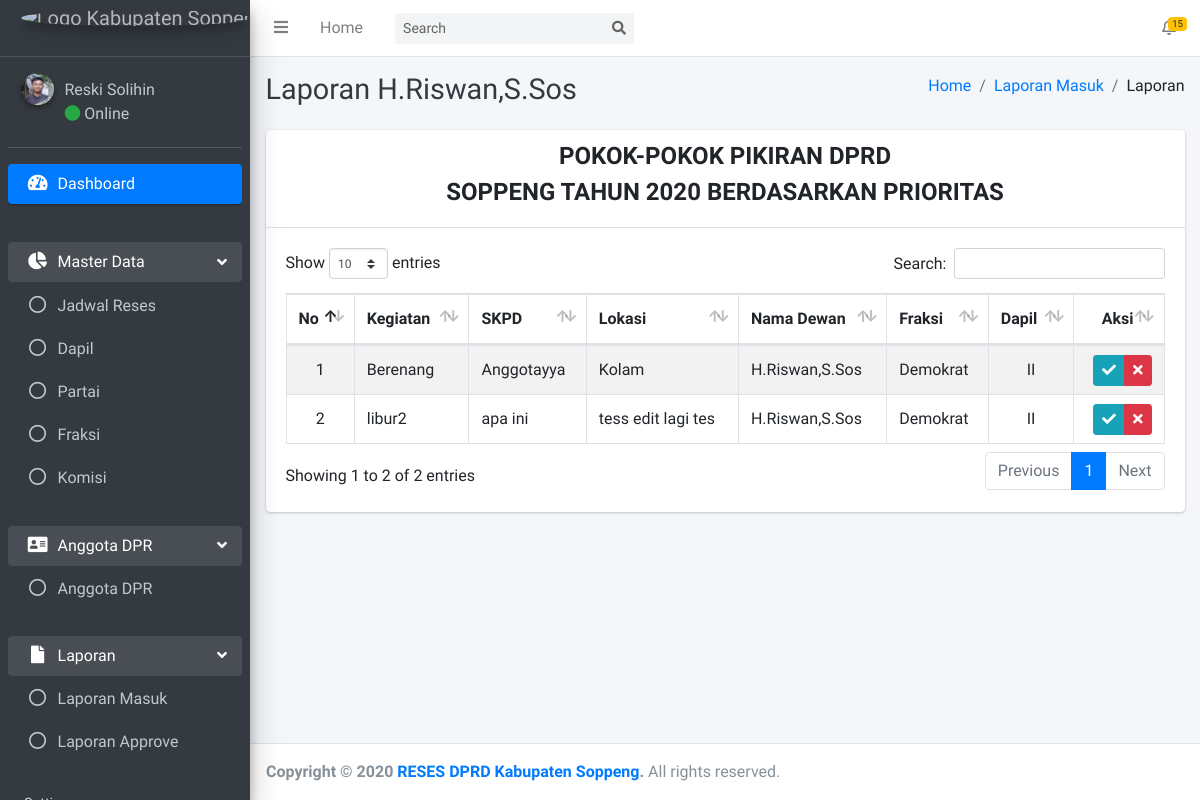
/admin/aspirasi-anggota/data.php?id_anggota=3 (signed in), run on an earlier commit of the app's database.
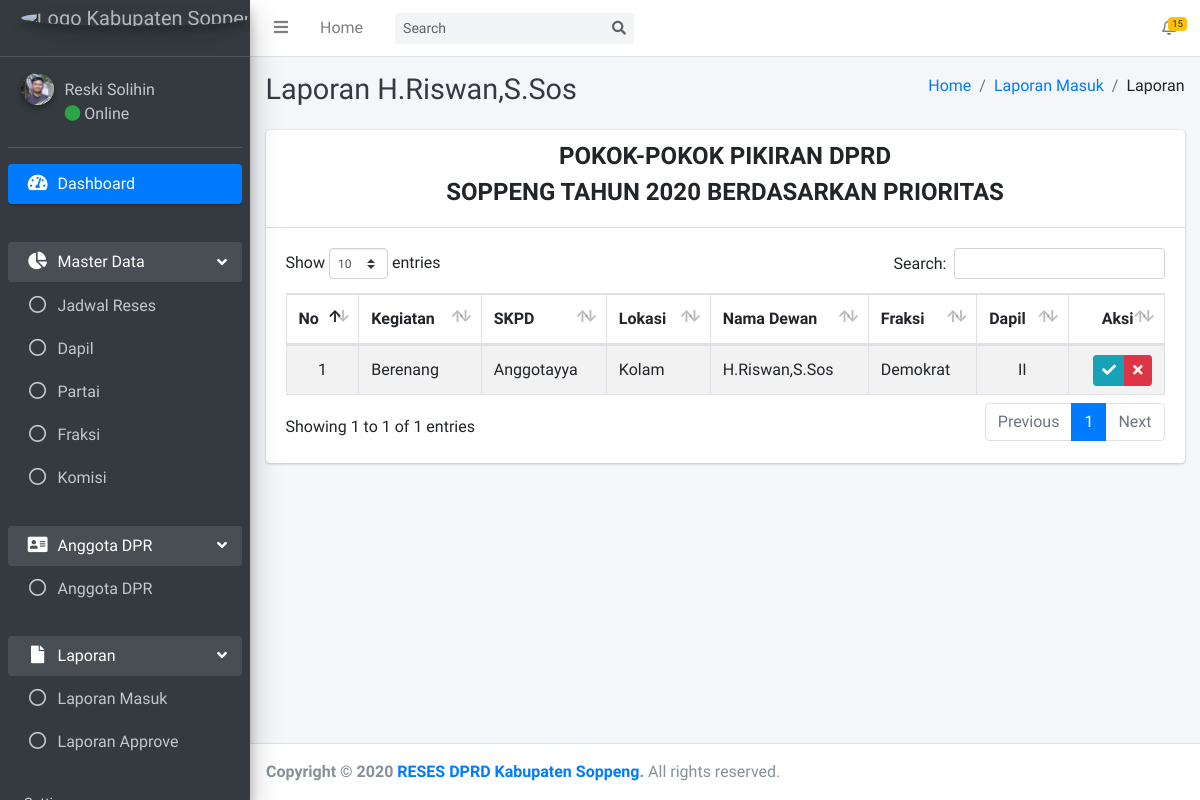
And on a later commit of the database.
### tables this page shows
CREATE TABLE `tb_aspirasi` (
  `id_aspirasi` int(11) NOT NULL,
  `id_lokasi` varchar(255) NOT NULL,
  `id_anggota` varchar(225) NOT NULL,
  `id_jadwal` varchar(100) NOT NULL,
  `kegiatan` varchar(255) NOT NULL,
  `skpd` varchar(255) NOT NULL,
  `lokasi` varchar(255) NOT NULL,
  `status_aspirasi` varchar(255) NOT NULL,
  `keterangan_aspirasi` varchar(255) NOT NULL
);

CREATE TABLE `tb_anggota` (
  `id_anggota` int(11) NOT NULL,
  `nama_anggota` varchar(255) NOT NULL,
  `alamat_anggota` varchar(255) NOT NULL,
  `tempat_lahir_anggota` varchar(225) NOT NULL,
  `tanggal_lahir_anggota` varchar(255) NOT NULL,
  `agama_anggota` varchar(225) NOT NULL,
  `status_kawin` varchar(225) NOT NULL,
  `jabatan_anggota` varchar(225) NOT NULL,
  `id_partai` varchar(225) NOT NULL,
  `id_dapil` varchar(225) NOT NULL,
  `id_komisi` varchar(225) NOT NULL,
  `id_fraksi` varchar(225) NOT NULL,
  `foto_anggota` varchar(225) NOT NULL,
  `status_anggota` varchar(225) NOT NULL
);

CREATE TABLE `tb_partai` (
  `id_partai` int(11) NOT NULL,
  `nama_partai` varchar(255) NOT NULL,
  `gambar_partai` varchar(255) NOT NULL
);

CREATE TABLE `tb_dapil` (
  `id_dapil` int(11) NOT NULL,
  `nama_dapil` varchar(255) NOT NULL
);

### admin/aspirasi-anggota/data.php (the view, shortened to what this page needs)
<?php
require '../template/header/header.php';
$get_id_anggota = $_GET['id_anggota'];
$aspirasi = mysqli_query($conn, "SELECT * FROM tb_aspirasi WHERE id_anggota='$get_id_anggota' AND status_aspirasi='Kirim'");
$result_anggota = mysqli_query($conn, "SELECT * FROM tb_anggota WHERE id_anggota = '$get_id_anggota'");
$dta_anggota = mysqli_fetch_assoc($result_anggota);
?>
  <div class="content-wrapper">
    <div class="content-header">
      <div class="container-fluid">
        <div class="row mb-2">
          <div class="col-sm-6">
            <h1 class="m-0 text-dark">Laporan <?= $dta_anggota['nama_anggota'] ?></h1>
          </div>
          <div class="col-sm-6">
            <ol class="breadcrumb float-sm-right">
              <li class="breadcrumb-item"><a href="/reses-dprd/admin/">Home</a></li>
              <li class="breadcrumb-item active"><a href="/reses-dprd/admin/laporan-masuk/data.php">Laporan Masuk</a></li>
              <li class="breadcrumb-item">Laporan</li>
            </ol>
          </div>
        </div>
      </div>
    </div>
    <section class="content">
      <div class="container-fluid">
        <div class="row">
          <div class="col-12">
            <div class="card">
              <div class="card-header">
              <h4 style="text-align: center;"><b>POKOK-POKOK PIKIRAN DPRD</b></h4>
              <h4 style="text-align: center;"><b>SOPPENG TAHUN 2020 BERDASARKAN PRIORITAS</b></h4>
              </div>
              <div class="card-body">
                <table id="example1" class="table table-bordered table-striped">
                  <thead>
                    <tr>
                    <th>No</th>
                    <th>Kegiatan</th>
                    <th>SKPD</th>
                    <th>Lokasi</th>
                    <th>Nama Dewan</th>
                    <th>Fraksi</th>
                    <th>Dapil</th>
                    <th class="text-right">Aksi</th>
                  </tr>
                  </thead>
                  <tbody>
                  <?php
                   $i = 1; foreach($aspirasi as $dta) {
                    ?>
                  <tr>
                    <td style="text-align: center;"><?= $i ?></td>
                    <td><?= $dta['kegiatan'] ?></td>
                    <td><?= $dta['skpd'] ?></td>
                    <td><?= $dta['lokasi'] ?></td>
                    <?php
                      $get_id_anggota1 = $dta['id_anggota'];
                      $anggota = mysqli_query($conn, "SELECT * FROM tb_anggota WHERE id_anggota = $get_id_anggota1");
                      while($row_anggota=mysqli_fetch_assoc($anggota)) {
                        echo " <td>$row_anggota[nama_anggota]</td>";
                        $get_id_fraksi = $row_anggota['id_fraksi'];
                        $fraksi = mysqli_query($conn, "SELECT * FROM tb_fraksi WHERE id_fraksi = $get_id_fraksi");
                        while($row_fraksi=mysqli_fetch_assoc($fraksi)) {
                          $get_id_partai = $row_fraksi['id_partai'];
                          $partai = mysqli_query($conn, "SELECT * FROM tb_partai WHERE id_partai = $get_id_partai");
                          while($row_partai=mysqli_fetch_assoc($partai)) {
                            echo " <td>$row_partai[nama_partai]</td>";
                          }
                        }
                        $get_id_dapil = $row_anggota['id_dapil'];
                        $dapil = mysqli_query($conn, "SELECT * FROM tb_dapil WHERE id_dapil = $get_id_dapil");
                        while($row_dapil=mysqli_fetch_assoc($dapil)) {
                          echo " <td style='text-align: center;'>$row_dapil[nama_dapil]</td>";
                        }
                      }
                    ?>
                    <td class="text-right py-0 align-middle">
                      <div class="btn-group btn-group-sm">
                        <a data-toggle="tooltip" title="Approve" href="controller.php?approve_aspirasi=true&id_aspirasi=<?= $dta['id_aspirasi'].'&id_anggota='.$dta['id_anggota'] ?>" class="btn btn-info"><i class="fas fa fa-check"></i></a>
                        <button type="button" href="#" class="btn btn-danger" data-toggle="modal" data-target="#modal-lg<?= $dta['id_aspirasi'] ?>" ><i class="fas fa fa-times"></i></button>
                      </div>
                    </td>
                  </tr>
                  <?php
                  $i = $i + 1; }
                  ?>
                  </tbody>
                </table>
              </div>
            </div>
          </div>
        </div>
      </div>
    </section>
  </div>
<?php
require '../template/footer/footer.php';
?>

What changed in the data, as far as the page shows it:
no longer on this page (row edited): tb_aspirasi: kegiatan "libur2", skpd "apa ini", lokasi "tess edit lagi tes", tb_anggota (nama_anggota "H.Riswan,S.Sos"), tb_partai (nama_partai "Demokrat"), tb_dapil (nama_dapil "II")
Also different on the page:
text written by a page script: "Show entries Search: Showing 1 to 2 of 2 entries Previous 1 Next" → "Show entries Search: Showing 1 to 1 of 1 entries Previous 1 Next"
